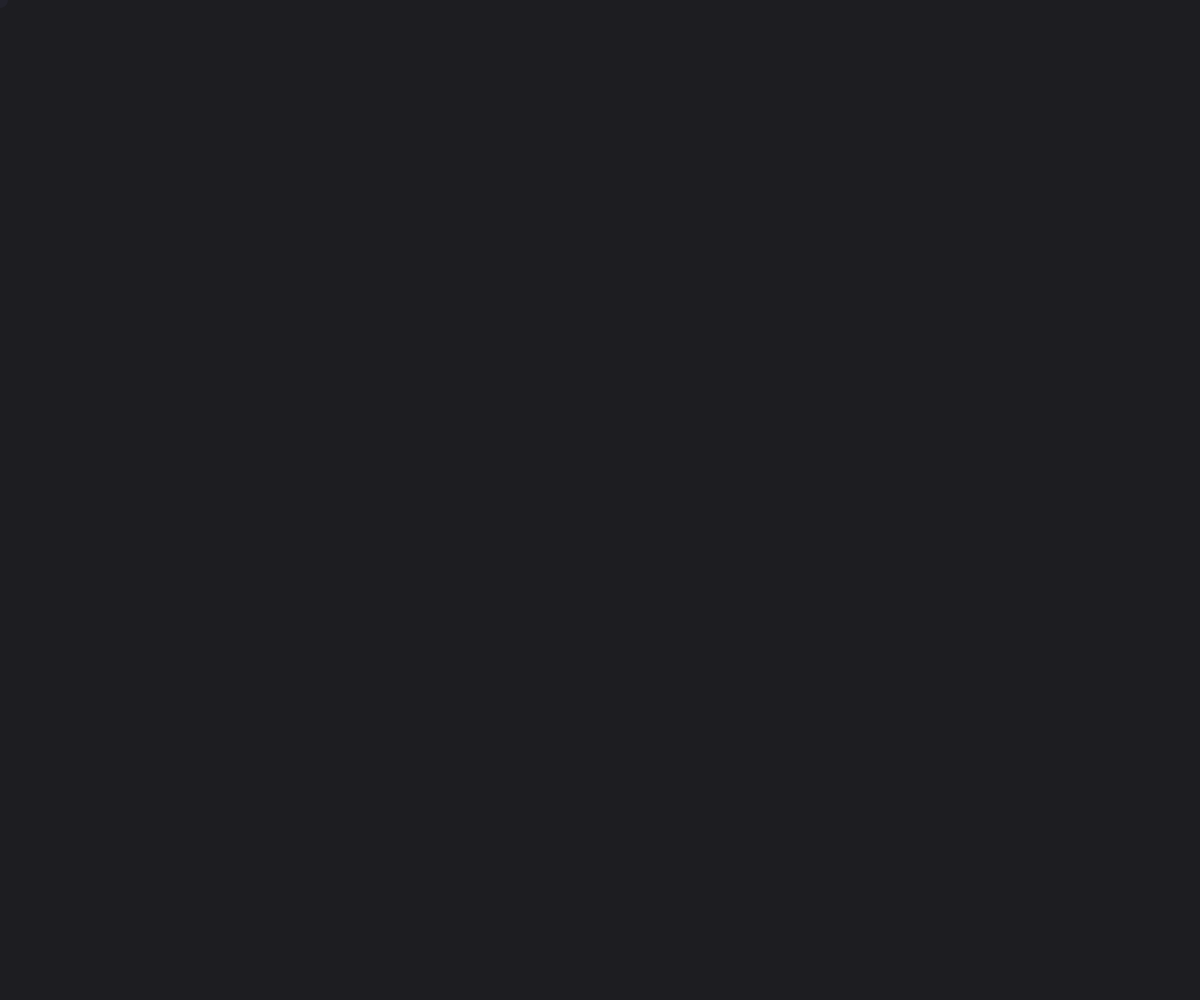
Frame 1 (no input)
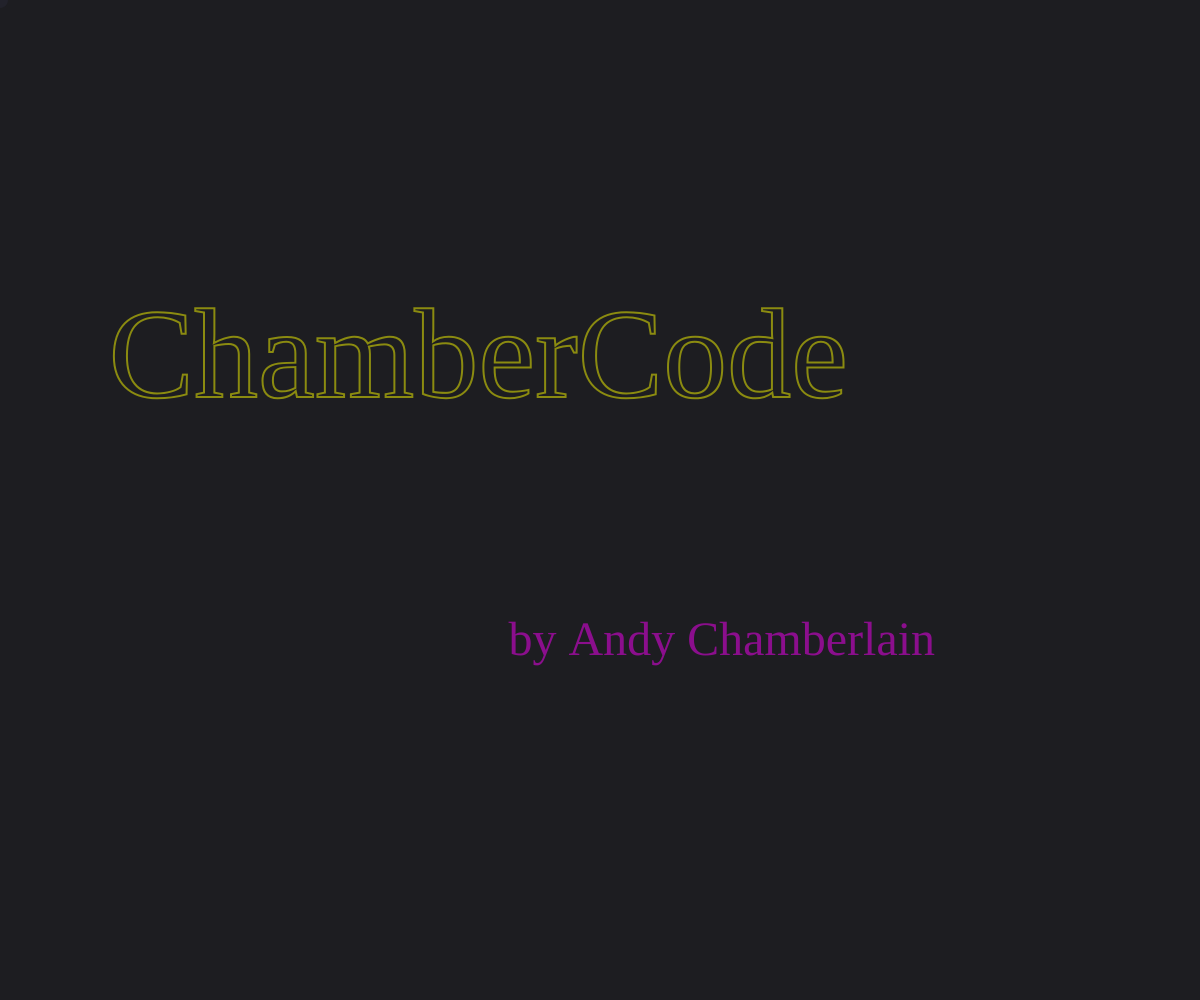
Frame 60 (no input)
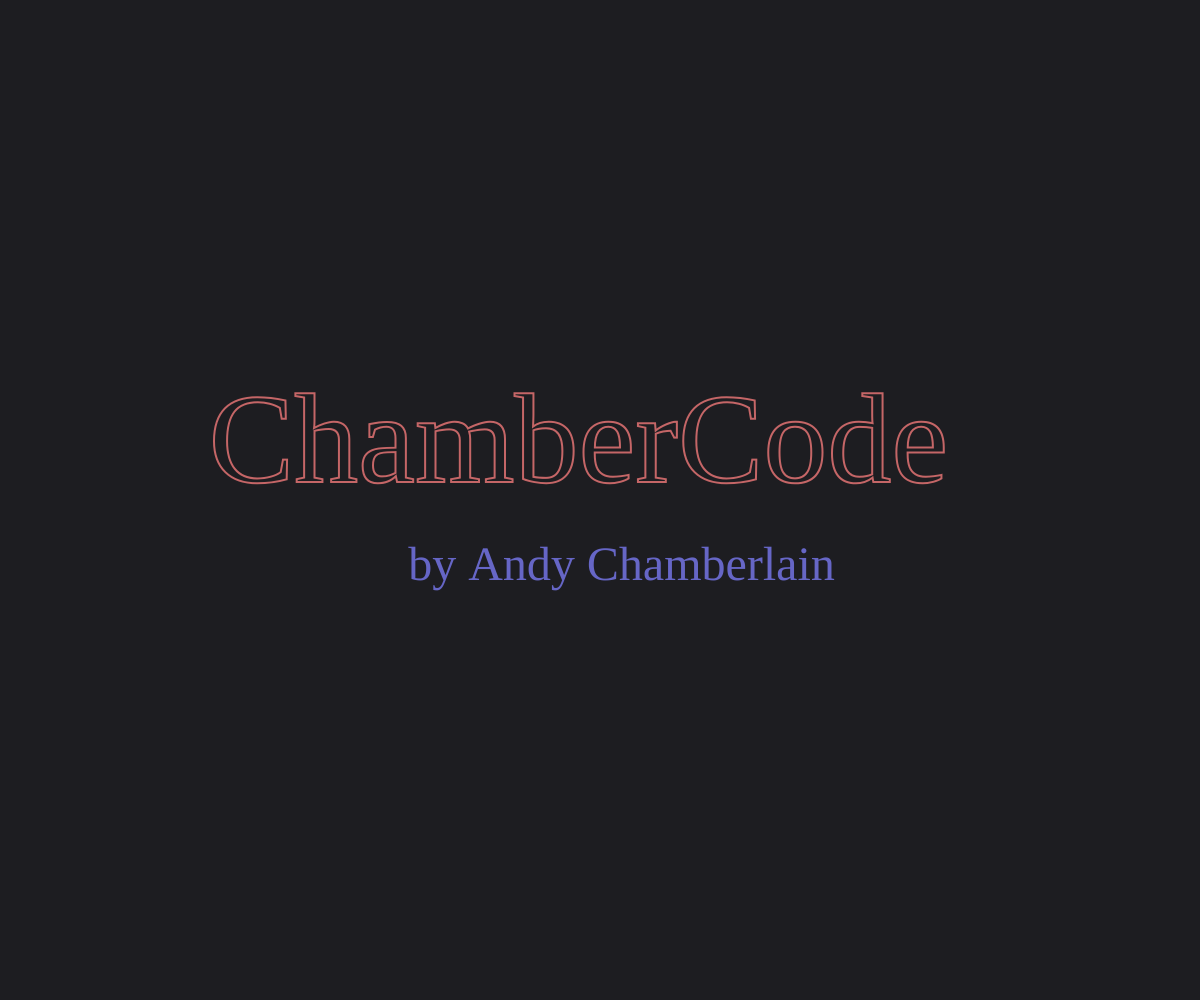
Frame 120 (the mouse pressed at the canvas centre since frame 60)

The p5.js sketch that drew these frames (run headless with seeded random() and noise() and a simulated clock; from frame 60 on, the mouse is pressed at the canvas centre):

// p5.js sketch
// ── sketch.js
class Ripple{
  static strokeWeight = 5;

  constructor(r){
    // position
    this.x = mouseX;
    this.y = mouseY;
    this.vel = {
      x: (mouseX - pmouseX) / 3,
      y: (mouseY - pmouseY) / 3
    };
    this.friction = 0.05;

    // appearance
    this.r = r; // initial radius
    this.inflation = 4;
    this.frame = 0;
    this.duration = 120;
    this.opacity = 1;
    this.finished = false;
    this.decay = Math.pow(1/255, 1/this.duration);
  }

  incrementVelocity(){
    this.vel.x *= 1 - this.friction;
    this.vel.y *= 1 - this.friction;
  }

  move(){
    this.r += this.inflation;
    this.opacity *= this.decay;
    this.incrementVelocity();
    this.x += max(this.vel.x);
    this.y += max(this.vel.y);

    this.frame += 1;
  }

  direction(){
    return atan(this.vel.y / this.vel.x);
  }

  draw(){
    if(this.frame >= this.duration){
      this.finished = true;
    }
    if(!this.finished){
      push();
      strokeWeight(Ripple.strokeWeight);
      let red = min(207, Math.pow(this.getSpeed()*2, 2));
      let green = 255 - 255 * this.x / windowWidth;
      let blue = 255 - 255 * this.y / windowHeight;
      stroke(red, green, blue, Math.floor(this.opacity * 255));
      noFill();
      translate(this.x, this.y);
      rotate(this.direction());
      let maxR = this.r
      let minR = this.r / 3;
      let xSize = minR + (maxR - minR) / (this.getSpeed() + 1); // trying to smush r/(speed+1) between r and r/2...
      ellipse(0, 0, xSize, this.r);
      pop();
    }
  }

  getSpeed(){
    return Math.pow(this.vel.x*this.vel.x + this.vel.y*this.vel.y, 0.5);
  }

  update(){
    this.move()
    this.draw()
  }
}

class SmoothText{
  constructor(content, x_start_func, y_start_func, x_end_func, y_end_func, size, red_func, green_func, blue_func, doFill = false, doStroke = true){
    // constant properties
    this.content = content;
    this.x_start_func = x_start_func;
    this.y_start_func = y_start_func;
    this.x_end_func = x_end_func;
    this.y_end_func = y_end_func;
    this.size = size;
    this.red_func = red_func;
    this.green_func = green_func;
    this.blue_func = blue_func;
    this.doFill = doFill;
    this.doStroke = doStroke;

    if(!doStroke && !doFill) this.doFill = true;

    // dynamic properties
    this.textX = x_start_func();
    this.textY = y_start_func();
    this.textFrame = 0;
    this.textOpacity = 0;
  }

  draw(){
    push();

    textSize(min(this.size, fontSizeInBounds(this.content, windowWidth * 0.9, windowHeight * 0.9)));
    strokeWeight(textWeight);
    if(!this.doFill) noFill();
    else fill(this.red_func(), this.green_func(), this.blue_func(), 255 * this.textOpacity);
    if(!this.doStroke) noStroke();
    else stroke(this.red_func(), this.green_func(), this.blue_func(), 255 * this.textOpacity);
    textAlign(CENTER);
    textFont(globalFont);
    text(this.content, this.textX, this.textY);

    let progress = 1 - Math.pow(2, 0 - (this.textFrame / 24));

    // update dynamic properties
    this.textX = lerp(this.x_start_func(), this.x_end_func(), progress);
    this.textY = lerp(this.y_start_func(), this.y_end_func(), progress);
    this.textOpacity = 1 - Math.pow(2, 0 - (this.textFrame / 60));
    this.textFrame++;

    pop();
  }

  reset(){
    this.textFrame = 0;
    this.textX = this.x_start_func();
    this.textY = this.y_start_func();
  }
}

function init(){
  window.addEventListener('keydown', e => {
    if(e.key === "r"){
      texts.forEach(t => {
        t.reset();
      })
    }
  })
}

// ripple constants
const maxRippleInterval = 90;
const globalFont = "Trebuchet MS";

let drawBackground = true;

// ripple variables
let ripples = [];
let prevRippleSpawn = 0; // the last frame when a ripple spawned
let rippling = true;
let textWeight = 2;
let texts = [];

/** 
 * @author Lartu // https://github.com/Lartu/p5.clickable/blob/master/library/p5.clickable.js
 * get the bounding size of a string of text
 */
function getTextBounds(str, fontSize) {
	let txt = document.createElement("span");
	document.body.appendChild(txt);

	txt.style.font = globalFont;
	txt.style.fontSize = fontSize + "px";
	// txt.style.height = 'auto';
	// txt.style.width = 'auto';
	// txt.style.position = 'absolute';
	// txt.style.whiteSpace = 'no-wrap';
	txt.innerHTML = str;

	let width = ceil(txt.offsetWidth);
	let height = ceil(txt.offsetHeight);
	document.body.removeChild(txt);
	return {width: width, height: height};
}

// find the maximum font size that fits in a given bounding box
function fontSizeInBounds(str, boundX, boundY){
  const initGuess = 20;
  return min(
    floor(initGuess * boundX / getTextBounds(str, initGuess).width),
    floor(initGuess * boundY / getTextBounds(str, initGuess).height)
  );

}

// takes X and Y and outputs total speed
function speed(x, y){
  return Math.pow(x*x + y*y, 0.5);
}

function mouseSpeed(){
  return speed(mouseX - pmouseX, mouseY - pmouseY);
}

function logistic(x){
  return Math.floor(maxRippleInterval * Math.pow(0.5, x / 12))
}

function spawnRipple(){
  if(Math.min(maxRippleInterval, logistic(mouseSpeed())) + prevRippleSpawn <= frameCount && rippling){
    ripples.push(new Ripple(0));
    // console.log(`Diff: ${frameCount - prevRippleSpawn}\nmouse speed: ${mouseSpeed()}\nlogistic: ${logistic(mouseSpeed())}`);
    prevRippleSpawn = frameCount;
  }
}

function updateRipples(){
  for(let i = 0; i < ripples.length; i++){
    ripples[i].update();
  }
}

function cleanupRipples(){
  ripples = ripples.filter(r => !r.finished);
}

function drawCursor(){
  noStroke(); 
  fill('#28283488');
  ellipse(mouseX, mouseY, 16);
}

function drawText(){
  texts.forEach(t => {
    t.draw();
  });
}



/*
* P5 FUNCTIONS
*/

function setup(){
  createCanvas(windowWidth, windowHeight);
  textAnimationIsDone = false;
  noCursor();
  pixelDensity(2);
  texts.push(new SmoothText("ChamberCode", 
                            () => -50, () => -50, 
                            () => windowWidth / 2, () => windowHeight / 2, 128,
                            () => 255 * min(1, 10 / ripples.length),
                            () => 255 - 255 * mouseY / windowHeight,
                            () => 255 * mouseX / windowWidth,
                            false, true));
  texts.push(new SmoothText("by Andy Chamberlain",
                            () => windowWidth + 50, () => windowHeight + 50,
                            () => windowWidth / 2, () => windowHeight / 2 + 64,
                            48,
                            () => 255 - 255 * mouseY / windowHeight,
                            () => 255 * mouseX / windowWidth,
                            () => 255 * min(1, 10 / ripples.length),
                            true, false));
}

function windowResized(){
  resizeCanvas(windowWidth, windowHeight);
}

function mousePressed(){
  rippling = !rippling;
  if(!rippling) cursor(ARROW); 
  else noCursor();
}

function keyPressed(){
  if(keyCode === 32) {
    drawBackground = !drawBackground;
  }
}

function mouseWheel(e){
  Ripple.strokeWeight -= 0.2 * Math.sign(e.delta);
  if(Ripple.strokeWeight > 9) Ripple.strokeWeight = 9; 
  if(Ripple.strokeWeight < 4) Ripple.strokeWeight = 4;
  textWeight -= 0.2 * Math.sign(e.delta);
  if(textWeight > 6) textWeight = 6;
  if(textWeight < 1) textWeight = 1;
}

function draw(){
  if(drawBackground) background('#1d1d21');
  if(rippling && drawBackground) drawCursor();
  spawnRipple();
  updateRipples();
  cleanupRipples();
  drawText();
}

// ── styles.css
body{
    background-color: #1d1d21;
    margin: 0;
    overflow: hidden;
}
